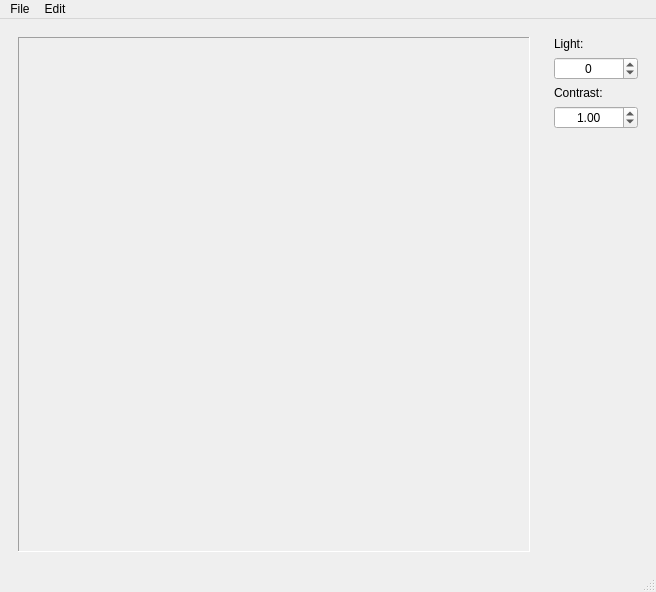
<?xml version="1.0" encoding="UTF-8"?>
<ui version="4.0">
 <class>MainWindow</class>
 <widget class="QMainWindow" name="MainWindow">
  <property name="geometry">
   <rect>
    <x>0</x>
    <y>0</y>
    <width>656</width>
    <height>592</height>
   </rect>
  </property>
  <property name="minimumSize">
   <size>
    <width>656</width>
    <height>592</height>
   </size>
  </property>
  <property name="windowTitle">
   <string>Test Window </string>
  </property>
  <widget class="QWidget" name="centralwidget">
   <property name="minimumSize">
    <size>
     <width>548</width>
     <height>548</height>
    </size>
   </property>
   <layout class="QGridLayout" name="gridLayout">
    <item row="0" column="0">
     <widget class="QWidget" name="view_widget" native="true">
      <property name="minimumSize">
       <size>
        <width>530</width>
        <height>530</height>
       </size>
      </property>
      <layout class="QVBoxLayout" name="verticalLayout">
       <item>
        <widget class="QLabel" name="img_view">
         <property name="minimumSize">
          <size>
           <width>512</width>
           <height>512</height>
          </size>
         </property>
         <property name="frameShape">
          <enum>QFrame::Panel</enum>
         </property>
         <property name="frameShadow">
          <enum>QFrame::Sunken</enum>
         </property>
         <property name="text">
          <string/>
         </property>
         <property name="alignment">
          <set>Qt::AlignCenter</set>
         </property>
        </widget>
       </item>
      </layout>
     </widget>
    </item>
    <item row="0" column="1">
     <widget class="QWidget" name="edit_widget" native="true">
      <property name="minimumSize">
       <size>
        <width>102</width>
        <height>530</height>
       </size>
      </property>
      <layout class="QVBoxLayout" name="verticalLayout_2">
       <item>
        <widget class="QLabel" name="light_label">
         <property name="autoFillBackground">
          <bool>false</bool>
         </property>
         <property name="text">
          <string>Light:</string>
         </property>
         <property name="textFormat">
          <enum>Qt::AutoText</enum>
         </property>
        </widget>
       </item>
       <item>
        <widget class="QSpinBox" name="light_spinbox">
         <property name="alignment">
          <set>Qt::AlignCenter</set>
         </property>
         <property name="minimum">
          <number>-255</number>
         </property>
         <property name="maximum">
          <number>255</number>
         </property>
         <property name="singleStep">
          <number>5</number>
         </property>
        </widget>
       </item>
       <item>
        <widget class="QLabel" name="contrast_label">
         <property name="text">
          <string>Contrast:</string>
         </property>
        </widget>
       </item>
       <item>
        <widget class="QDoubleSpinBox" name="contrast_spinbox">
         <property name="alignment">
          <set>Qt::AlignCenter</set>
         </property>
         <property name="decimals">
          <number>2</number>
         </property>
         <property name="minimum">
          <double>-10.000000000000000</double>
         </property>
         <property name="maximum">
          <double>10.000000000000000</double>
         </property>
         <property name="singleStep">
          <double>0.100000000000000</double>
         </property>
         <property name="value">
          <double>1.000000000000000</double>
         </property>
        </widget>
       </item>
       <item>
        <spacer name="edit_widget_spacer">
         <property name="orientation">
          <enum>Qt::Vertical</enum>
         </property>
         <property name="sizeHint" stdset="0">
          <size>
           <width>20</width>
           <height>40</height>
          </size>
         </property>
        </spacer>
       </item>
      </layout>
     </widget>
    </item>
   </layout>
  </widget>
  <widget class="QMenuBar" name="menubar">
   <property name="geometry">
    <rect>
     <x>0</x>
     <y>0</y>
     <width>656</width>
     <height>22</height>
    </rect>
   </property>
   <widget class="QMenu" name="menuFile">
    <property name="title">
     <string>File</string>
    </property>
    <addaction name="actionOpen"/>
    <addaction name="actionSave"/>
    <addaction name="actionSave_as"/>
    <addaction name="actionExit"/>
   </widget>
   <widget class="QMenu" name="menuEdit">
    <property name="title">
     <string>Edit</string>
    </property>
    <widget class="QMenu" name="menuFilters">
     <property name="title">
      <string>Filters</string>
     </property>
     <addaction name="actionCustom"/>
     <addaction name="separator"/>
     <addaction name="actionLaplace"/>
     <addaction name="actionGaussian"/>
     <addaction name="actionSobel"/>
    </widget>
    <widget class="QMenu" name="menuTransformations">
     <property name="title">
      <string>Transformations</string>
     </property>
     <widget class="QMenu" name="menuRotate">
      <property name="title">
       <string>Rotate</string>
      </property>
      <addaction name="action90_degree"/>
      <addaction name="action180_degree"/>
      <addaction name="action270_degree"/>
      <addaction name="separator"/>
      <addaction name="actionSet_degree"/>
     </widget>
     <widget class="QMenu" name="menuColor">
      <property name="title">
       <string>Color</string>
      </property>
      <addaction name="actionLight_Contrast"/>
     </widget>
     <addaction name="menuRotate"/>
     <addaction name="menuColor"/>
    </widget>
    <addaction name="menuFilters"/>
    <addaction name="menuTransformations"/>
   </widget>
   <addaction name="menuFile"/>
   <addaction name="menuEdit"/>
  </widget>
  <widget class="QStatusBar" name="statusbar"/>
  <action name="actionOpen">
   <property name="text">
    <string>Open</string>
   </property>
   <property name="shortcut">
    <string>Ctrl+O</string>
   </property>
  </action>
  <action name="actionSave">
   <property name="enabled">
    <bool>false</bool>
   </property>
   <property name="text">
    <string>Save</string>
   </property>
   <property name="shortcut">
    <string>Ctrl+S</string>
   </property>
  </action>
  <action name="actionExit">
   <property name="text">
    <string>Exit</string>
   </property>
   <property name="shortcut">
    <string>Ctrl+Q</string>
   </property>
  </action>
  <action name="actionSave_as">
   <property name="enabled">
    <bool>false</bool>
   </property>
   <property name="text">
    <string>Save as</string>
   </property>
  </action>
  <action name="actionCustom">
   <property name="text">
    <string>Custom</string>
   </property>
  </action>
  <action name="actionLaplace">
   <property name="text">
    <string>Laplace</string>
   </property>
  </action>
  <action name="actionGaussian">
   <property name="text">
    <string>Gaussian</string>
   </property>
  </action>
  <action name="actionSobel">
   <property name="text">
    <string>Sobel</string>
   </property>
  </action>
  <action name="action90_degree">
   <property name="text">
    <string>90 degree</string>
   </property>
  </action>
  <action name="action180_degree">
   <property name="text">
    <string>180 degree</string>
   </property>
  </action>
  <action name="action270_degree">
   <property name="text">
    <string>270 degree</string>
   </property>
  </action>
  <action name="actionSet_degree">
   <property name="text">
    <string>Set degree</string>
   </property>
  </action>
  <action name="actionLight_Contrast">
   <property name="text">
    <string>Light/Contrast</string>
   </property>
  </action>
 </widget>
 <resources/>
 <connections/>
</ui>
